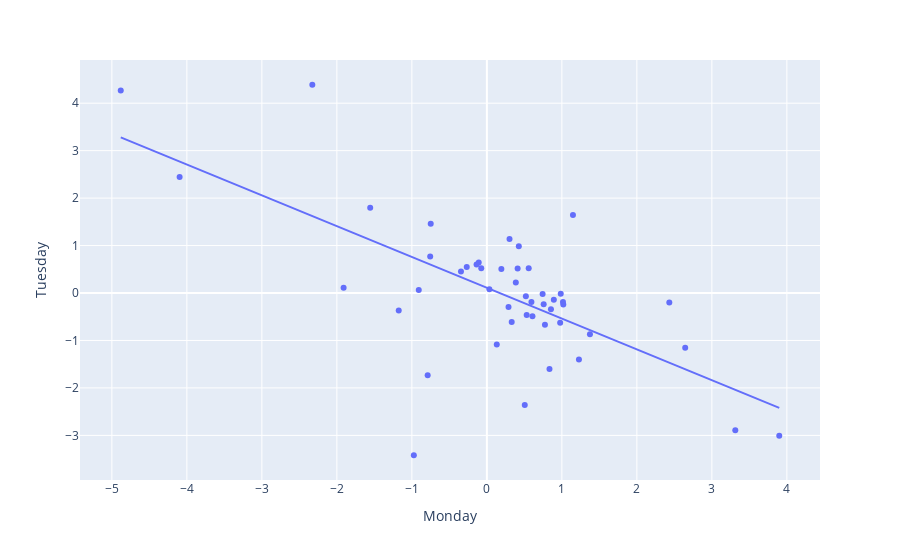

The code cell stored with this chart in its notebook:
### Code cell
fig = px.scatter(mt_2020, x ='Monday',y='Tuesday',trendline ='ols')
#fig.update_layout(xaxis_title="Week", yaxis_title="Return", title='2020 Monday return against Tuesday return')
fig.show()
